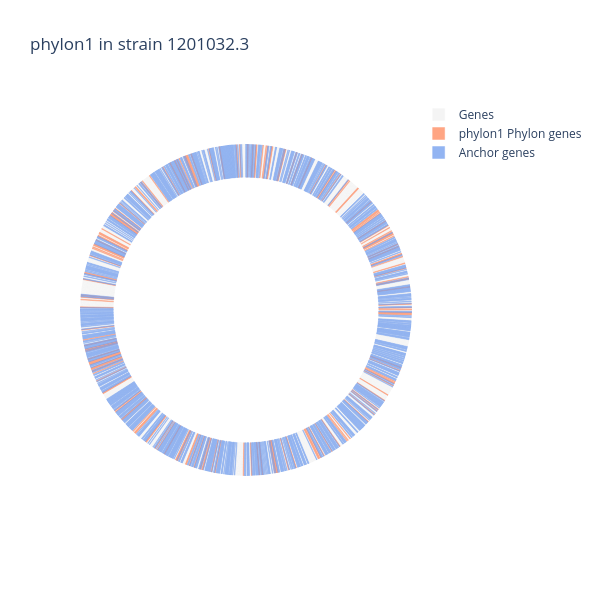

Notebook code for this chart:
### Markdown cell above
### Test on MGE-2 location

### Code cell
example_strain = list(strain_vectors_final.keys())[0]
plot_circular_genome(strain_vectors_final[example_strain], L_binarized.index[L_binarized['phylon1'] == 1].tolist(), 'phylon1', example_strain)

### Figure 1 — Plotly figure (JSON) as saved in the notebook; plotly's stock layout.template omitted (floating-point values rounded to 4 significant figures; data arrays with more than 128 entries replaced by an {"elided": "..."} marker saying what was removed)
{"data": [{"base": {"elided": "1634 float values"}, "hoverinfo": "text", "marker": {"color": "#F0F0F0", "line": {"color": "#F0F0F0"}}, "name": "Genes", "opacity": 0.7, "r": {"elided": "1634 float values"}, "text": {"elided": "1634 str values"}, "theta": {"elided": "1634 float values"}, "width": {"elided": "1634 float values"}, "type": "barpolar"}, {"base": {"elided": "1634 float values"}, "hoverinfo": "text", "marker": {"color": "#FF7F50", "line": {"color": "#FF7F50"}}, "name": "phylon1 Phylon genes", "opacity": 0.7, "r": {"elided": "1634 float values"}, "text": {"elided": "1634 str values"}, "theta": {"elided": "1634 float values"}, "width": {"elided": "1634 float values"}, "type": "barpolar"}, {"base": {"elided": "1634 float values"}, "hoverinfo": "text", "marker": {"color": "#6495ED", "line": {"color": "#6495ED"}}, "name": "Anchor genes", "opacity": 0.7, "r": {"elided": "1634 float values"}, "text": {"elided": "1634 str values"}, "theta": {"elided": "1634 float values"}, "width": {"elided": "1634 float values"}, "type": "barpolar"}], "layout": {"polar": {"radialaxis": {"visible": false, "range": [0, 1.0]}, "angularaxis": {"visible": false}, "bgcolor": "white"}, "title": {"text": "phylon1 in strain 1201032.3"}, "showlegend": true, "width": 600, "height": 600, "paper_bgcolor": "white", "plot_bgcolor": "white"}}
